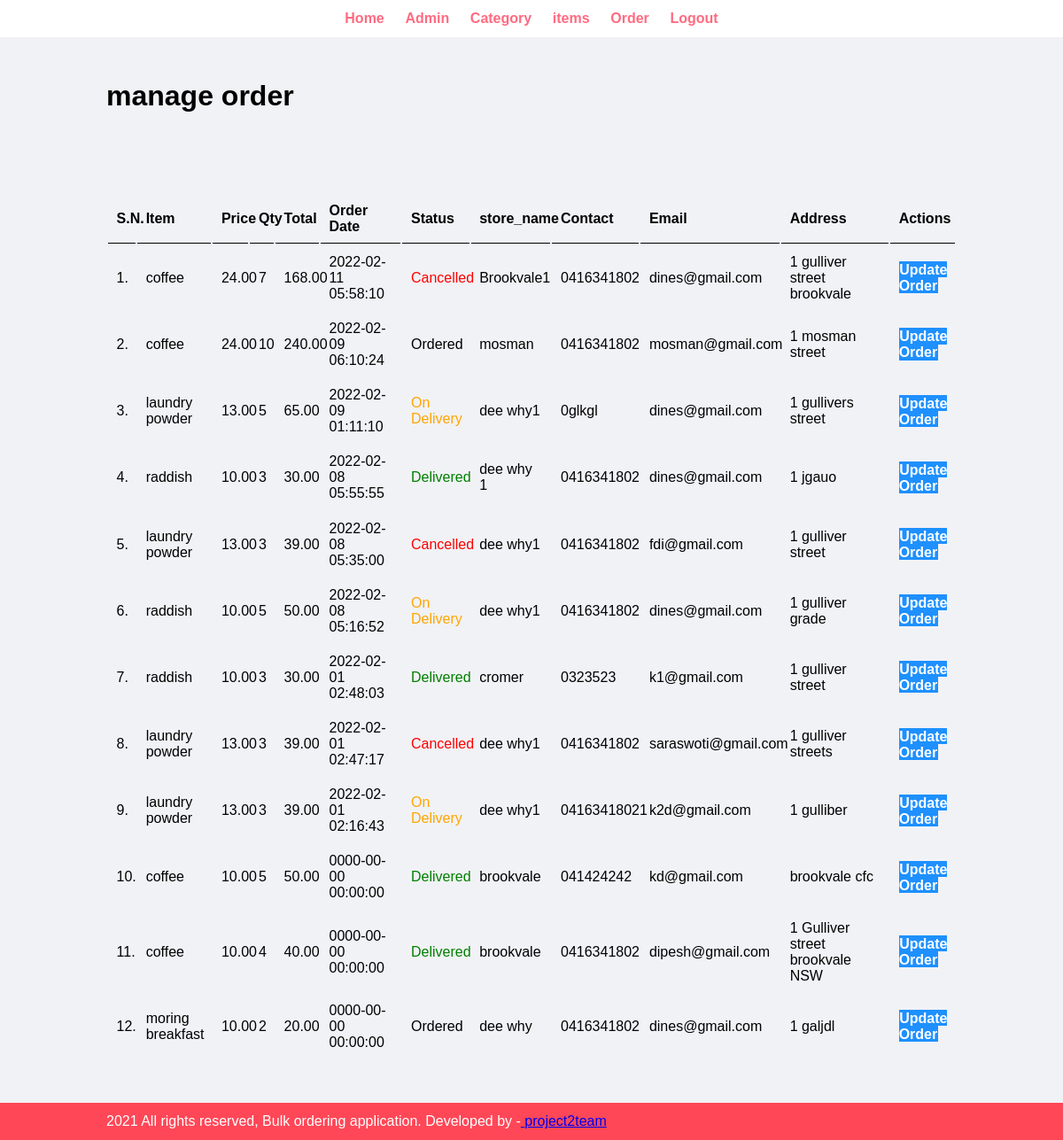
The app's page /daun_anmol/admin/manage-order.php (signed in) with its own data.
### tables this page shows
CREATE TABLE `tbl_order` (
  `id` int(10) UNSIGNED NOT NULL,
  `item` varchar(150) NOT NULL,
  `price` decimal(10,2) NOT NULL,
  `qty` int(11) NOT NULL,
  `total` decimal(10,2) NOT NULL,
  `status` varchar(50) NOT NULL,
  `store_name` varchar(50) NOT NULL,
  `store_contact` varchar(20) NOT NULL,
  `store_email` varchar(150) NOT NULL,
  `store_address` varchar(255) NOT NULL,
  `order_date` datetime NOT NULL
);

### daun_anmol/admin/manage-order.php (the view, shortened to what this page needs)
<?php include('partials/header.php') ?>
 <div class="main-content">
    <div class="wrapper">
        <h1>manage order</h1>
        <br /><br />
        <br /><br /><br />
        <table class="tbl-full">
            <tr>
                <th>S.N.</th>
                <th>Item</th>
                <th>Price</th>
                <th>Qty</th>
                <th>Total</th>
                <th>Order Date</th>
                <th>Status</th>
                <th>store_name</th>
                <th>Contact</th>
                <th>Email</th>
                <th>Address</th>
                <th>Actions</th>
</tr>
                <?php
                $sql="SELECT * FROM tbl_order  ORDER BY id DESC ";
                $res= mysqli_query($conn, $sql);
                $count=mysqli_num_rows($res);
                $sn=1;
                 if($count>0)
                 {
                     while($row=mysqli_fetch_assoc($res))
                     {
                     $id= $row['id'];
                     $item= $row['item'];
                     $price= $row['price'];
                     $qty= $row['qty'];
                     $total= $row['total'];
                     $order_date= $row['order_date'];
                     $status= $row['status'];
                     $store_name= $row['store_name'];
                     $store_contact= $row['store_contact'];
                     $store_email= $row['store_email'];
                     $store_address= $row['store_address'];
                     ?>
                     <tr>
                <td><?php echo $sn++; ?>.</td>
                <td><?php echo $item; ?></td>
                <td><?php echo $price; ?></td>
                <td><?php echo $qty; ?></td>
                <td><?php echo $total; ?></td>
                <td><?php echo $order_date; ?></td>
                <td>
                    <?php
                    if($status=="ordered")
                    {
                     echo "<label style='color: black;'>Ordered</label>";
                    }
                    elseif($status=="on delivery")
                    {
                        echo "<label style='color: orange;'>On Delivery</label>";
                    }
                    elseif($status=="delivered")
                    {
                        echo "<label style='color: green;'>Delivered</label>";
                    }
                    elseif($status=="cancelled")
                    {
                        echo "<label style='color: red;'>Cancelled</label>";
                    }
                    ?>
                </td>
                <td><?php echo $store_name; ?></td>
                <td><?php echo $store_contact; ?></td>
                <td><?php echo $store_email; ?></td>
                <td><?php echo $store_address; ?></td>
                <td>
                    <a href="<?php echo SITEURL; ?>admin/update-order.php?id=<?php echo $id; ?>" class="btn-secondary">Update Order</a>
                </td>
</tr>
                     <?php
                 }
                }
                 else{
                     echo "<tr><td colspan='12' class='error'>Orders not Available</td></tr>";
                 }
                ?>
</table>
    </div>
</div>
<?php include('partials/footer.php') ?>

### daun_anmol/admin/partials/header.php (shortened to what this page needs)
<html>
    <head>
        <link rel="stylesheet" href="../css/admin.css">
</head>
<body>
    <div class="menu">
        <div class="wrapper">
            <ul>
                <li><a href="index.php">Home</a></li>
                <li><a href="admin.php">Admin</a></li>
                <li><a href="manage-category.php">Category</a></li>
                <li><a href="manage-items.php">items</a></li>
                <li><a href="manage-order.php">Order</a></li>
                <li><a href="logout.php">Logout</a></li>
            </ul>
        </div>
    </div>

### daun_anmol/admin/partials/footer.php
<div class="footer">
        <div class="wrapper">
            <P class="text-center"> 2021 All rights reserved, Bulk ordering application. Developed by -<a href="#"> project2team</a></p>
</div>
</div>
</body>
</html>

### daun_anmol/css/admin.css (style rules this page uses)
* { Margin: 0; padding: 0; font-family: Arial, Helvetica, sans-serif; }
.wrapper { padding: 1%; width: 80%; margin: 0 auto; }
.tbl-full { width: 100%; text-align: left; }
table tr th { border-bottom: 1px solid black; padding: 1%; text-align: left; }
table tr td { padding: 1%; }
.btn-secondary { background-color: #1e90ff; padding: 1%; color: white; text-decoration: none; font-weight: bold; }
.menu { border-bottom: 1 px solid black; text-align: center }
.menu ul { list-style-type: none; }
.menu ul li { display: inline; padding: 1%; }
.menu ul li a { text-decoration: none; font-weight: bold; color: #ff6b81; }
.main-content { background-color: #f1f2f6; padding: 3% 0; }
.footer { background-color: #ff4757; color: white }

### records on screen
tbl_order: item "coffee", price "24.00", qty "7", total "168.00", order_date "2022-02-11 05:58:10", status "Cancelled", store_name "Brookvale1", store_contact "0416341802", store_email "dines@gmail.com", store_address "1 gulliver street brookvale"
tbl_order: item "coffee", price "24.00", qty "10", total "240.00", order_date "2022-02-09 06:10:24", status "Ordered", store_name "mosman", store_contact "0416341802", store_email "mosman@gmail.com", store_address "1 mosman street"
tbl_order: item "laundry powder", price "13.00", qty "5", total "65.00", order_date "2022-02-09 01:11:10", status "On Delivery", store_name "dee why1", store_contact "0glkgl", store_email "dines@gmail.com", store_address "1 gullivers street"
tbl_order: item "raddish", price "10.00", qty "3", total "30.00", order_date "2022-02-08 05:55:55", status "Delivered", store_name "dee why 1", store_contact "0416341802", store_email "dines@gmail.com", store_address "1 jgauo"
tbl_order: item "laundry powder", price "13.00", qty "3", total "39.00", order_date "2022-02-08 05:35:00", status "Cancelled", store_name "dee why1", store_contact "0416341802", store_email "fdi@gmail.com", store_address "1 gulliver street"
tbl_order: item "raddish", price "10.00", qty "5", total "50.00", order_date "2022-02-08 05:16:52", status "On Delivery", store_name "dee why1", store_contact "0416341802", store_email "dines@gmail.com", store_address "1 gulliver grade"
tbl_order: item "raddish", price "10.00", qty "3", total "30.00", order_date "2022-02-01 02:48:03", status "Delivered", store_name "cromer", store_contact "0323523", store_email "k1@gmail.com", store_address "1 gulliver street"
tbl_order: item "laundry powder", price "13.00", qty "3", total "39.00", order_date "2022-02-01 02:47:17", status "Cancelled", store_name "dee why1", store_contact "0416341802", store_email "saraswoti@gmail.com", store_address "1 gulliver streets"
tbl_order: item "laundry powder", price "13.00", qty "3", total "39.00", order_date "2022-02-01 02:16:43", status "On Delivery", store_name "dee why1", store_contact "04163418021", store_email "k2d@gmail.com", store_address "1 gulliber"
tbl_order: item "coffee", price "10.00", qty "5", total "50.00", order_date "0000-00-00 00:00:00", status "Delivered", store_name "brookvale", store_contact "041424242", store_email "kd@gmail.com", store_address "brookvale cfc"
tbl_order: item "coffee", price "10.00", qty "4", total "40.00", order_date "0000-00-00 00:00:00", status "Delivered", store_name "brookvale", store_contact "0416341802", store_email "dipesh@gmail.com", store_address "1 Gulliver street brookvale NSW"
tbl_order: item "moring breakfast", price "10.00", qty "2", total "20.00", order_date "0000-00-00 00:00:00", status "Ordered", store_name "dee why", store_contact "0416341802", store_email "dines@gmail.com", store_address "1 galjdl"
